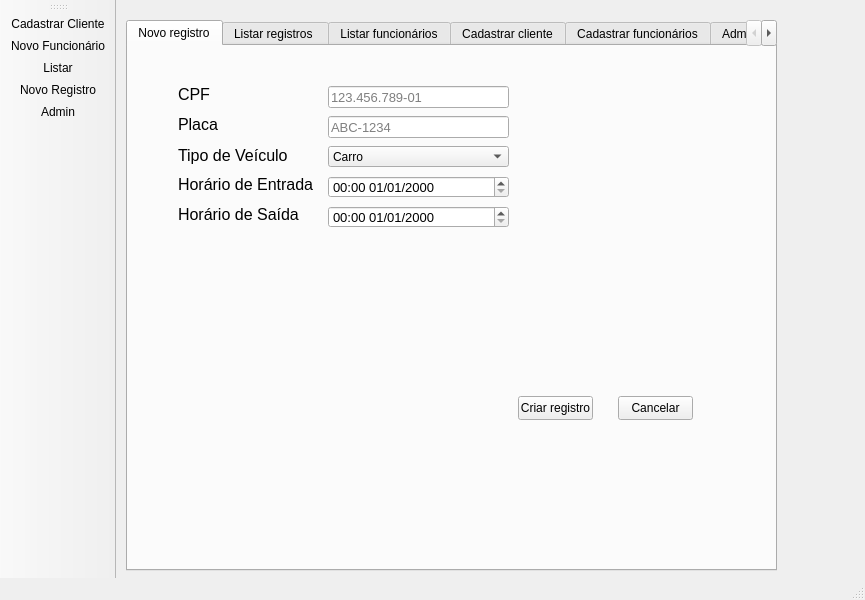
<?xml version="1.0" encoding="UTF-8"?>
<ui version="4.0">
 <class>MainWindow</class>
 <widget class="QMainWindow" name="MainWindow">
  <property name="geometry">
   <rect>
    <x>0</x>
    <y>0</y>
    <width>865</width>
    <height>600</height>
   </rect>
  </property>
  <property name="windowTitle">
   <string>Estaciona+</string>
  </property>
  <property name="windowIcon">
   <iconset>
    <normaloff>images/Icon_Carro.png</normaloff>images/Icon_Carro.png</iconset>
  </property>
  <property name="iconSize">
   <size>
    <width>16</width>
    <height>16</height>
   </size>
  </property>
  <widget class="QWidget" name="centralwidget">
   <widget class="QTabWidget" name="tabWidget">
    <property name="geometry">
     <rect>
      <x>10</x>
      <y>20</y>
      <width>651</width>
      <height>551</height>
     </rect>
    </property>
    <property name="styleSheet">
     <string notr="true"/>
    </property>
    <property name="currentIndex">
     <number>0</number>
    </property>
    <property name="tabsClosable">
     <bool>false</bool>
    </property>
    <property name="movable">
     <bool>true</bool>
    </property>
    <widget class="QWidget" name="tabNovo_Registro">
     <attribute name="title">
      <string>Novo registro</string>
     </attribute>
     <widget class="QLabel" name="label">
      <property name="geometry">
       <rect>
        <x>50</x>
        <y>40</y>
        <width>141</width>
        <height>16</height>
       </rect>
      </property>
      <property name="font">
       <font>
        <pointsize>12</pointsize>
       </font>
      </property>
      <property name="text">
       <string>CPF</string>
      </property>
     </widget>
     <widget class="QLineEdit" name="edCPF">
      <property name="geometry">
       <rect>
        <x>200</x>
        <y>40</y>
        <width>181</width>
        <height>22</height>
       </rect>
      </property>
      <property name="font">
       <font>
        <pointsize>10</pointsize>
       </font>
      </property>
      <property name="text">
       <string/>
      </property>
      <property name="maxLength">
       <number>14</number>
      </property>
      <property name="placeholderText">
       <string>123.456.789-01</string>
      </property>
     </widget>
     <widget class="QLabel" name="label_2">
      <property name="geometry">
       <rect>
        <x>50</x>
        <y>70</y>
        <width>141</width>
        <height>16</height>
       </rect>
      </property>
      <property name="font">
       <font>
        <pointsize>12</pointsize>
       </font>
      </property>
      <property name="text">
       <string>Placa</string>
      </property>
     </widget>
     <widget class="QLineEdit" name="edPlaca">
      <property name="geometry">
       <rect>
        <x>200</x>
        <y>70</y>
        <width>181</width>
        <height>22</height>
       </rect>
      </property>
      <property name="font">
       <font>
        <pointsize>10</pointsize>
       </font>
      </property>
      <property name="inputMask">
       <string/>
      </property>
      <property name="maxLength">
       <number>9</number>
      </property>
      <property name="placeholderText">
       <string>ABC-1234</string>
      </property>
     </widget>
     <widget class="QLabel" name="label_3">
      <property name="geometry">
       <rect>
        <x>50</x>
        <y>130</y>
        <width>141</width>
        <height>16</height>
       </rect>
      </property>
      <property name="font">
       <font>
        <pointsize>12</pointsize>
       </font>
      </property>
      <property name="text">
       <string>Horário de Entrada</string>
      </property>
     </widget>
     <widget class="QLabel" name="label_4">
      <property name="geometry">
       <rect>
        <x>50</x>
        <y>160</y>
        <width>141</width>
        <height>16</height>
       </rect>
      </property>
      <property name="font">
       <font>
        <pointsize>12</pointsize>
       </font>
      </property>
      <property name="text">
       <string>Horário de Saída</string>
      </property>
     </widget>
     <widget class="QDateTimeEdit" name="dtEntrada">
      <property name="geometry">
       <rect>
        <x>200</x>
        <y>130</y>
        <width>181</width>
        <height>22</height>
       </rect>
      </property>
      <property name="font">
       <font>
        <pointsize>10</pointsize>
       </font>
      </property>
      <property name="date">
       <date>
        <year>2000</year>
        <month>1</month>
        <day>1</day>
       </date>
      </property>
      <property name="displayFormat">
       <string>HH:mm dd/MM/yyyy </string>
      </property>
     </widget>
     <widget class="QDateTimeEdit" name="dtSaida">
      <property name="geometry">
       <rect>
        <x>200</x>
        <y>160</y>
        <width>181</width>
        <height>22</height>
       </rect>
      </property>
      <property name="font">
       <font>
        <pointsize>10</pointsize>
       </font>
      </property>
      <property name="displayFormat">
       <string>HH:mm dd/MM/yyyy </string>
      </property>
     </widget>
     <widget class="QPushButton" name="btnCriar_Reg">
      <property name="geometry">
       <rect>
        <x>390</x>
        <y>350</y>
        <width>75</width>
        <height>24</height>
       </rect>
      </property>
      <property name="text">
       <string>Criar registro</string>
      </property>
     </widget>
     <widget class="QPushButton" name="btnCancelar">
      <property name="geometry">
       <rect>
        <x>490</x>
        <y>350</y>
        <width>75</width>
        <height>24</height>
       </rect>
      </property>
      <property name="text">
       <string>Cancelar</string>
      </property>
     </widget>
     <widget class="QLabel" name="label_5">
      <property name="geometry">
       <rect>
        <x>50</x>
        <y>100</y>
        <width>121</width>
        <height>18</height>
       </rect>
      </property>
      <property name="font">
       <font>
        <pointsize>12</pointsize>
       </font>
      </property>
      <property name="text">
       <string>Tipo de Veículo</string>
      </property>
     </widget>
     <widget class="QComboBox" name="cbxTipo">
      <property name="geometry">
       <rect>
        <x>200</x>
        <y>100</y>
        <width>181</width>
        <height>21</height>
       </rect>
      </property>
      <item>
       <property name="text">
        <string>Carro</string>
       </property>
      </item>
      <item>
       <property name="text">
        <string>Moto</string>
       </property>
      </item>
     </widget>
    </widget>
    <widget class="QWidget" name="tabList_Reg">
     <attribute name="title">
      <string>Listar registros </string>
     </attribute>
     <widget class="QTableWidget" name="twReg">
      <property name="geometry">
       <rect>
        <x>0</x>
        <y>0</y>
        <width>601</width>
        <height>511</height>
       </rect>
      </property>
      <column>
       <property name="text">
        <string>Cliente</string>
       </property>
      </column>
      <column>
       <property name="text">
        <string>Nome</string>
       </property>
      </column>
      <column>
       <property name="text">
        <string>Placa</string>
       </property>
      </column>
      <column>
       <property name="text">
        <string>Horario De Início</string>
       </property>
      </column>
      <column>
       <property name="text">
        <string>Horario De Saída</string>
       </property>
      </column>
      <column>
       <property name="text">
        <string>Valor</string>
       </property>
      </column>
     </widget>
    </widget>
    <widget class="QWidget" name="tabList_Func">
     <attribute name="title">
      <string>Listar funcionários</string>
     </attribute>
     <widget class="QTableWidget" name="twFunc">
      <property name="geometry">
       <rect>
        <x>0</x>
        <y>10</y>
        <width>601</width>
        <height>501</height>
       </rect>
      </property>
      <column>
       <property name="text">
        <string>Identificação</string>
       </property>
      </column>
      <column>
       <property name="text">
        <string>Nome</string>
       </property>
      </column>
      <column>
       <property name="text">
        <string>CPF</string>
       </property>
      </column>
      <column>
       <property name="text">
        <string>RG</string>
       </property>
      </column>
      <column>
       <property name="text">
        <string>Telefone</string>
       </property>
      </column>
      <column>
       <property name="text">
        <string>Endereço</string>
       </property>
      </column>
      <column>
       <property name="text">
        <string>Salário</string>
       </property>
      </column>
     </widget>
    </widget>
    <widget class="QWidget" name="tabCad_Cliente">
     <attribute name="title">
      <string>Cadastrar cliente</string>
     </attribute>
     <widget class="QLabel" name="label_6">
      <property name="geometry">
       <rect>
        <x>42</x>
        <y>49</y>
        <width>49</width>
        <height>16</height>
       </rect>
      </property>
      <property name="font">
       <font>
        <pointsize>12</pointsize>
       </font>
      </property>
      <property name="text">
       <string>Nome</string>
      </property>
     </widget>
     <widget class="QLabel" name="label_7">
      <property name="geometry">
       <rect>
        <x>42</x>
        <y>99</y>
        <width>49</width>
        <height>16</height>
       </rect>
      </property>
      <property name="font">
       <font>
        <pointsize>12</pointsize>
       </font>
      </property>
      <property name="text">
       <string>CPF</string>
      </property>
     </widget>
     <widget class="QLabel" name="label_9">
      <property name="geometry">
       <rect>
        <x>42</x>
        <y>149</y>
        <width>71</width>
        <height>16</height>
       </rect>
      </property>
      <property name="font">
       <font>
        <pointsize>12</pointsize>
       </font>
      </property>
      <property name="text">
       <string>Telefone</string>
      </property>
     </widget>
     <widget class="QLineEdit" name="edNome_Cliente">
      <property name="geometry">
       <rect>
        <x>200</x>
        <y>49</y>
        <width>171</width>
        <height>22</height>
       </rect>
      </property>
      <property name="font">
       <font>
        <pointsize>10</pointsize>
       </font>
      </property>
     </widget>
     <widget class="QLineEdit" name="edCPF_Cli">
      <property name="geometry">
       <rect>
        <x>200</x>
        <y>99</y>
        <width>171</width>
        <height>22</height>
       </rect>
      </property>
      <property name="font">
       <font>
        <pointsize>10</pointsize>
       </font>
      </property>
      <property name="maxLength">
       <number>14</number>
      </property>
      <property name="placeholderText">
       <string>123.456.789-01</string>
      </property>
     </widget>
     <widget class="QLineEdit" name="edTel_Cliente">
      <property name="geometry">
       <rect>
        <x>200</x>
        <y>149</y>
        <width>171</width>
        <height>22</height>
       </rect>
      </property>
      <property name="font">
       <font>
        <pointsize>10</pointsize>
       </font>
      </property>
      <property name="inputMask">
       <string/>
      </property>
      <property name="maxLength">
       <number>15</number>
      </property>
      <property name="placeholderText">
       <string>(99) 99999-9999</string>
      </property>
     </widget>
     <widget class="QPushButton" name="btnCad_Cli">
      <property name="geometry">
       <rect>
        <x>299</x>
        <y>320</y>
        <width>75</width>
        <height>23</height>
       </rect>
      </property>
      <property name="text">
       <string>Cadastrar</string>
      </property>
     </widget>
     <widget class="QPushButton" name="btnCancelar_Cli">
      <property name="geometry">
       <rect>
        <x>389</x>
        <y>320</y>
        <width>75</width>
        <height>23</height>
       </rect>
      </property>
      <property name="text">
       <string>Cancelar</string>
      </property>
     </widget>
    </widget>
    <widget class="QWidget" name="tabCad_Func">
     <attribute name="title">
      <string>Cadastrar funcionários</string>
     </attribute>
     <widget class="QLineEdit" name="edNome_Func">
      <property name="geometry">
       <rect>
        <x>200</x>
        <y>49</y>
        <width>171</width>
        <height>22</height>
       </rect>
      </property>
      <property name="font">
       <font>
        <pointsize>10</pointsize>
       </font>
      </property>
     </widget>
     <widget class="QLineEdit" name="edCPF_Func">
      <property name="geometry">
       <rect>
        <x>200</x>
        <y>99</y>
        <width>171</width>
        <height>22</height>
       </rect>
      </property>
      <property name="font">
       <font>
        <pointsize>10</pointsize>
       </font>
      </property>
      <property name="text">
       <string/>
      </property>
      <property name="maxLength">
       <number>14</number>
      </property>
      <property name="placeholderText">
       <string>123.456.789-01</string>
      </property>
     </widget>
     <widget class="QLineEdit" name="edRG_Func">
      <property name="geometry">
       <rect>
        <x>200</x>
        <y>150</y>
        <width>171</width>
        <height>22</height>
       </rect>
      </property>
      <property name="font">
       <font>
        <pointsize>10</pointsize>
       </font>
      </property>
      <property name="inputMask">
       <string/>
      </property>
      <property name="maxLength">
       <number>12</number>
      </property>
      <property name="placeholderText">
       <string>12.345.678-2</string>
      </property>
     </widget>
     <widget class="QLineEdit" name="edTel_Func">
      <property name="geometry">
       <rect>
        <x>200</x>
        <y>200</y>
        <width>171</width>
        <height>22</height>
       </rect>
      </property>
      <property name="font">
       <font>
        <pointsize>10</pointsize>
       </font>
      </property>
      <property name="inputMask">
       <string/>
      </property>
      <property name="maxLength">
       <number>15</number>
      </property>
      <property name="placeholderText">
       <string>(99) 99999-9999</string>
      </property>
     </widget>
     <widget class="QLineEdit" name="edSalario">
      <property name="geometry">
       <rect>
        <x>200</x>
        <y>340</y>
        <width>171</width>
        <height>22</height>
       </rect>
      </property>
      <property name="font">
       <font>
        <pointsize>10</pointsize>
       </font>
      </property>
      <property name="inputMask">
       <string/>
      </property>
      <property name="text">
       <string/>
      </property>
      <property name="maxLength">
       <number>15</number>
      </property>
     </widget>
     <widget class="QLabel" name="label_10">
      <property name="geometry">
       <rect>
        <x>42</x>
        <y>49</y>
        <width>51</width>
        <height>19</height>
       </rect>
      </property>
      <property name="font">
       <font>
        <pointsize>12</pointsize>
       </font>
      </property>
      <property name="text">
       <string>Nome</string>
      </property>
     </widget>
     <widget class="QLabel" name="label_11">
      <property name="geometry">
       <rect>
        <x>42</x>
        <y>99</y>
        <width>27</width>
        <height>19</height>
       </rect>
      </property>
      <property name="font">
       <font>
        <pointsize>12</pointsize>
       </font>
      </property>
      <property name="text">
       <string>CPF</string>
      </property>
     </widget>
     <widget class="QLabel" name="label_12">
      <property name="geometry">
       <rect>
        <x>42</x>
        <y>150</y>
        <width>21</width>
        <height>19</height>
       </rect>
      </property>
      <property name="font">
       <font>
        <pointsize>12</pointsize>
       </font>
      </property>
      <property name="text">
       <string>RG</string>
      </property>
     </widget>
     <widget class="QLabel" name="label_13">
      <property name="geometry">
       <rect>
        <x>42</x>
        <y>200</y>
        <width>71</width>
        <height>19</height>
       </rect>
      </property>
      <property name="font">
       <font>
        <pointsize>12</pointsize>
       </font>
      </property>
      <property name="text">
       <string>Telefone</string>
      </property>
     </widget>
     <widget class="QLabel" name="label_14">
      <property name="geometry">
       <rect>
        <x>42</x>
        <y>340</y>
        <width>51</width>
        <height>19</height>
       </rect>
      </property>
      <property name="font">
       <font>
        <pointsize>12</pointsize>
       </font>
      </property>
      <property name="whatsThis">
       <string>Salário do funcionário, em reais</string>
      </property>
      <property name="text">
       <string>Salário</string>
      </property>
     </widget>
     <widget class="QPushButton" name="btnCad_Func">
      <property name="geometry">
       <rect>
        <x>320</x>
        <y>399</y>
        <width>75</width>
        <height>23</height>
       </rect>
      </property>
      <property name="text">
       <string>Cadastrar</string>
      </property>
     </widget>
     <widget class="QPushButton" name="btnCan_Func">
      <property name="geometry">
       <rect>
        <x>420</x>
        <y>399</y>
        <width>75</width>
        <height>23</height>
       </rect>
      </property>
      <property name="text">
       <string>Cancelar</string>
      </property>
     </widget>
     <widget class="QLabel" name="label_8">
      <property name="geometry">
       <rect>
        <x>40</x>
        <y>250</y>
        <width>81</width>
        <height>18</height>
       </rect>
      </property>
      <property name="font">
       <font>
        <pointsize>12</pointsize>
       </font>
      </property>
      <property name="text">
       <string>Endereço</string>
      </property>
     </widget>
     <widget class="QTextEdit" name="etEndereco">
      <property name="geometry">
       <rect>
        <x>200</x>
        <y>250</y>
        <width>171</width>
        <height>61</height>
       </rect>
      </property>
     </widget>
    </widget>
    <widget class="QWidget" name="tab">
     <attribute name="title">
      <string>Administração</string>
     </attribute>
     <widget class="QLabel" name="label_15">
      <property name="geometry">
       <rect>
        <x>26</x>
        <y>40</y>
        <width>151</width>
        <height>21</height>
       </rect>
      </property>
      <property name="font">
       <font>
        <pointsize>12</pointsize>
       </font>
      </property>
      <property name="text">
       <string>Valor para carros</string>
      </property>
     </widget>
     <widget class="QLabel" name="label_16">
      <property name="geometry">
       <rect>
        <x>26</x>
        <y>80</y>
        <width>151</width>
        <height>21</height>
       </rect>
      </property>
      <property name="font">
       <font>
        <pointsize>12</pointsize>
       </font>
      </property>
      <property name="text">
       <string>Valor para motos</string>
      </property>
     </widget>
     <widget class="QLabel" name="label_17">
      <property name="geometry">
       <rect>
        <x>26</x>
        <y>120</y>
        <width>81</width>
        <height>21</height>
       </rect>
      </property>
      <property name="font">
       <font>
        <pointsize>12</pointsize>
       </font>
      </property>
      <property name="text">
       <string>Desconto</string>
      </property>
      <property name="wordWrap">
       <bool>false</bool>
      </property>
     </widget>
     <widget class="QSpinBox" name="spbCarro">
      <property name="geometry">
       <rect>
        <x>257</x>
        <y>41</y>
        <width>61</width>
        <height>22</height>
       </rect>
      </property>
      <property name="maximum">
       <number>9999999</number>
      </property>
     </widget>
     <widget class="QSpinBox" name="spbMoto">
      <property name="geometry">
       <rect>
        <x>257</x>
        <y>80</y>
        <width>61</width>
        <height>22</height>
       </rect>
      </property>
      <property name="maximum">
       <number>9999999</number>
      </property>
     </widget>
     <widget class="QDoubleSpinBox" name="dspbDesconto">
      <property name="geometry">
       <rect>
        <x>257</x>
        <y>120</y>
        <width>61</width>
        <height>22</height>
       </rect>
      </property>
      <property name="whatsThis">
       <string>Desconto para clientes cadastrados ( em %)</string>
      </property>
      <property name="maximum">
       <double>1.000000000000000</double>
      </property>
      <property name="singleStep">
       <double>0.010000000000000</double>
      </property>
     </widget>
     <widget class="QPushButton" name="btnAlterar">
      <property name="geometry">
       <rect>
        <x>246</x>
        <y>160</y>
        <width>75</width>
        <height>24</height>
       </rect>
      </property>
      <property name="text">
       <string>Alterar</string>
      </property>
     </widget>
     <widget class="QLineEdit" name="edReg_ID">
      <property name="geometry">
       <rect>
        <x>190</x>
        <y>240</y>
        <width>151</width>
        <height>22</height>
       </rect>
      </property>
      <property name="inputMask">
       <string/>
      </property>
      <property name="maxLength">
       <number>32</number>
      </property>
      <property name="placeholderText">
       <string>ID do registro</string>
      </property>
     </widget>
     <widget class="QLabel" name="label_18">
      <property name="geometry">
       <rect>
        <x>26</x>
        <y>240</y>
        <width>131</width>
        <height>21</height>
       </rect>
      </property>
      <property name="font">
       <font>
        <pointsize>12</pointsize>
       </font>
      </property>
      <property name="text">
       <string>Deletar registro</string>
      </property>
     </widget>
     <widget class="QPushButton" name="btnDeletar">
      <property name="geometry">
       <rect>
        <x>214</x>
        <y>270</y>
        <width>131</width>
        <height>24</height>
       </rect>
      </property>
      <property name="text">
       <string>Deletar Registro</string>
      </property>
     </widget>
     <widget class="QPushButton" name="btnRem_Func">
      <property name="geometry">
       <rect>
        <x>208</x>
        <y>353</y>
        <width>131</width>
        <height>31</height>
       </rect>
      </property>
      <property name="text">
       <string>Deletar funcionário</string>
      </property>
     </widget>
     <widget class="QLineEdit" name="edFunc_ID">
      <property name="geometry">
       <rect>
        <x>190</x>
        <y>320</y>
        <width>151</width>
        <height>22</height>
       </rect>
      </property>
      <property name="toolTip">
       <string>&lt;html&gt;&lt;head/&gt;&lt;body&gt;&lt;p&gt;ID do funcionário&lt;/p&gt;&lt;p&gt;&lt;br/&gt;&lt;/p&gt;&lt;/body&gt;&lt;/html&gt;</string>
      </property>
      <property name="inputMask">
       <string/>
      </property>
      <property name="maxLength">
       <number>32</number>
      </property>
      <property name="placeholderText">
       <string>ID do registro</string>
      </property>
     </widget>
     <widget class="QLabel" name="label_19">
      <property name="geometry">
       <rect>
        <x>30</x>
        <y>320</y>
        <width>149</width>
        <height>21</height>
       </rect>
      </property>
      <property name="font">
       <font>
        <pointsize>12</pointsize>
       </font>
      </property>
      <property name="text">
       <string>Remover Funcionário</string>
      </property>
     </widget>
    </widget>
   </widget>
  </widget>
  <widget class="QStatusBar" name="statusbar"/>
  <widget class="QToolBar" name="toolBar">
   <property name="windowTitle">
    <string>toolBar</string>
   </property>
   <property name="iconSize">
    <size>
     <width>64</width>
     <height>64</height>
    </size>
   </property>
   <property name="toolButtonStyle">
    <enum>Qt::ToolButtonTextBesideIcon</enum>
   </property>
   <attribute name="toolBarArea">
    <enum>LeftToolBarArea</enum>
   </attribute>
   <attribute name="toolBarBreak">
    <bool>false</bool>
   </attribute>
   <addaction name="actionCadastrar_Cliente"/>
   <addaction name="actionCadastrar_Funcionario"/>
   <addaction name="actionListar"/>
   <addaction name="actionNovo_Registro"/>
   <addaction name="actionAdmin"/>
  </widget>
  <action name="actionCadastrar_Cliente">
   <property name="icon">
    <iconset>
     <normaloff>:/Img/images/Img_Cadastro.png</normaloff>:/Img/images/Img_Cadastro.png</iconset>
   </property>
   <property name="text">
    <string>Cadastrar Cliente</string>
   </property>
   <property name="toolTip">
    <string>Cadastrar Usuário</string>
   </property>
   <property name="shortcut">
    <string>|</string>
   </property>
  </action>
  <action name="actionCadastrar_Funcionario">
   <property name="icon">
    <iconset>
     <normaloff>:/Img/images/Img_CadastroFunc.png</normaloff>:/Img/images/Img_CadastroFunc.png</iconset>
   </property>
   <property name="text">
    <string>Novo Funcionário</string>
   </property>
   <property name="toolTip">
    <string>Cadastrar Funcionário</string>
   </property>
   <property name="shortcut">
    <string>Ctrl+Shift+P</string>
   </property>
  </action>
  <action name="actionListar">
   <property name="icon">
    <iconset>
     <normaloff>:/Img/images/Img_Lupa.png</normaloff>:/Img/images/Img_Lupa.png</iconset>
   </property>
   <property name="text">
    <string>Listar</string>
   </property>
   <property name="toolTip">
    <string>Lista os registros em aberto</string>
   </property>
   <property name="shortcut">
    <string>Ctrl+L</string>
   </property>
  </action>
  <action name="actionNovo_Registro">
   <property name="icon">
    <iconset>
     <normaloff>:/Img/images/Img_NovoRegistro.png</normaloff>:/Img/images/Img_NovoRegistro.png</iconset>
   </property>
   <property name="text">
    <string>Novo Registro</string>
   </property>
   <property name="toolTip">
    <string>Cria um novo registro de estacionamento</string>
   </property>
   <property name="shortcut">
    <string>Ctrl+N</string>
   </property>
   <property name="menuRole">
    <enum>QAction::NoRole</enum>
   </property>
  </action>
  <action name="actionAdmin">
   <property name="icon">
    <iconset>
     <normaloff>:/Img/images/Img_Config.png</normaloff>:/Img/images/Img_Config.png</iconset>
   </property>
   <property name="text">
    <string>Admin</string>
   </property>
   <property name="menuRole">
    <enum>QAction::NoRole</enum>
   </property>
  </action>
 </widget>
 <resources>
  <include location="content.qrc"/>
 </resources>
 <connections/>
</ui>
